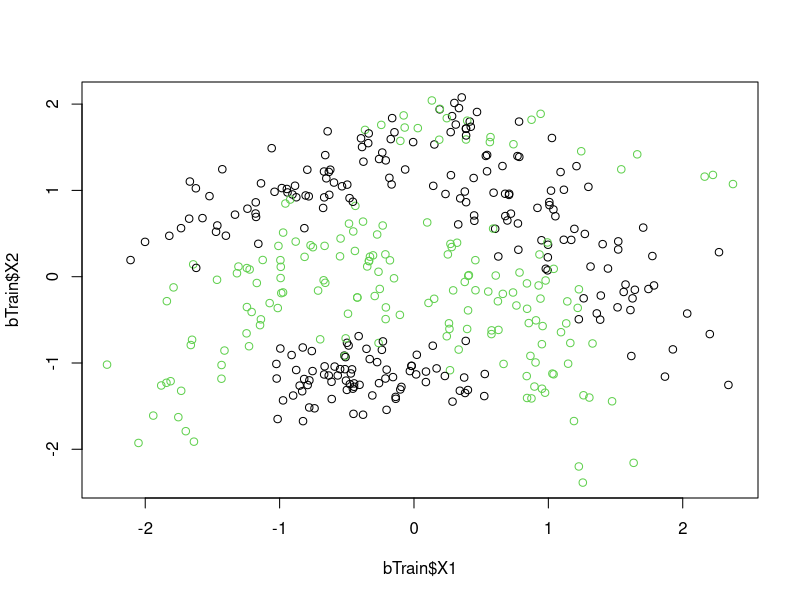
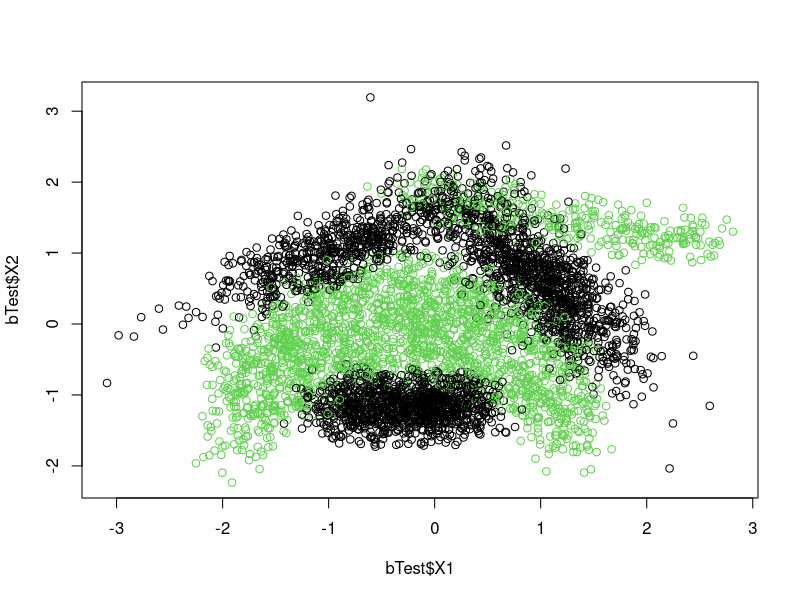
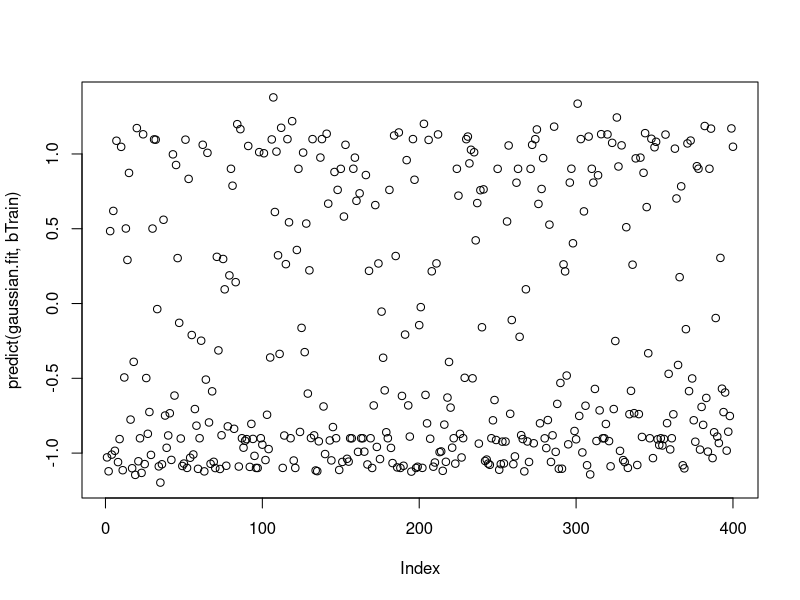

Write R code to recreate these figures, in order.
# TP SVM - OBT : Machine learning - CentraleSupélec 2020
# Antoine Bourgoin et Benoit Charmettant
library("kernlab")

bTrain <- read.table("Banana_train.txt")
bTest <- read.table("Banana_test.txt")

plot(bTrain$X1, bTrain$X2, col=bTrain$Y+2)
plot(bTest$X1, bTest$X2, col=bTest$Y+2)


gaussian.fit <- ksvm(Y~., data=bTrain, C=5, sigma=5)

plot(predict(gaussian.fit, bTrain))
